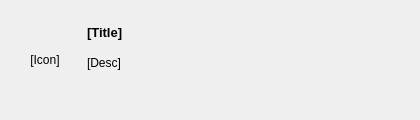
<?xml version="1.0" encoding="UTF-8"?>
<ui version="4.0">
 <class>NotificationMessage</class>
 <widget class="QDialog" name="NotificationMessage">
  <property name="geometry">
   <rect>
    <x>0</x>
    <y>0</y>
    <width>420</width>
    <height>120</height>
   </rect>
  </property>
  <property name="windowTitle">
   <string>Dialog</string>
  </property>
  <layout class="QHBoxLayout" name="horizontalLayout">
   <property name="spacing">
    <number>0</number>
   </property>
   <property name="leftMargin">
    <number>0</number>
   </property>
   <property name="topMargin">
    <number>0</number>
   </property>
   <property name="rightMargin">
    <number>0</number>
   </property>
   <property name="bottomMargin">
    <number>0</number>
   </property>
   <item>
    <widget class="QWidget" name="widget" native="true">
     <layout class="QHBoxLayout" name="horizontalLayout_2">
      <item>
       <widget class="QLabel" name="notificationIcon">
        <property name="sizePolicy">
         <sizepolicy hsizetype="Fixed" vsizetype="Fixed">
          <horstretch>0</horstretch>
          <verstretch>0</verstretch>
         </sizepolicy>
        </property>
        <property name="minimumSize">
         <size>
          <width>72</width>
          <height>72</height>
         </size>
        </property>
        <property name="maximumSize">
         <size>
          <width>72</width>
          <height>72</height>
         </size>
        </property>
        <property name="text">
         <string>[Icon]</string>
        </property>
        <property name="alignment">
         <set>Qt::AlignCenter</set>
        </property>
        <property name="textInteractionFlags">
         <set>Qt::NoTextInteraction</set>
        </property>
       </widget>
      </item>
      <item>
       <layout class="QVBoxLayout" name="verticalLayout">
        <property name="spacing">
         <number>0</number>
        </property>
        <property name="sizeConstraint">
         <enum>QLayout::SetDefaultConstraint</enum>
        </property>
        <property name="bottomMargin">
         <number>24</number>
        </property>
        <item>
         <widget class="QLabel" name="notificationTitle">
          <property name="sizePolicy">
           <sizepolicy hsizetype="Preferred" vsizetype="Fixed">
            <horstretch>0</horstretch>
            <verstretch>0</verstretch>
           </sizepolicy>
          </property>
          <property name="font">
           <font>
            <pointsize>10</pointsize>
            <weight>75</weight>
            <bold>true</bold>
           </font>
          </property>
          <property name="text">
           <string>[Title]</string>
          </property>
          <property name="textFormat">
           <enum>Qt::PlainText</enum>
          </property>
         </widget>
        </item>
        <item>
         <widget class="QLabel" name="notificationDescription">
          <property name="sizePolicy">
           <sizepolicy hsizetype="Preferred" vsizetype="Fixed">
            <horstretch>0</horstretch>
            <verstretch>0</verstretch>
           </sizepolicy>
          </property>
          <property name="text">
           <string>[Desc]</string>
          </property>
          <property name="alignment">
           <set>Qt::AlignLeading|Qt::AlignLeft|Qt::AlignTop</set>
          </property>
          <property name="wordWrap">
           <bool>true</bool>
          </property>
          <property name="textInteractionFlags">
           <set>Qt::NoTextInteraction</set>
          </property>
         </widget>
        </item>
       </layout>
      </item>
     </layout>
    </widget>
   </item>
  </layout>
 </widget>
 <resources/>
 <connections/>
</ui>
